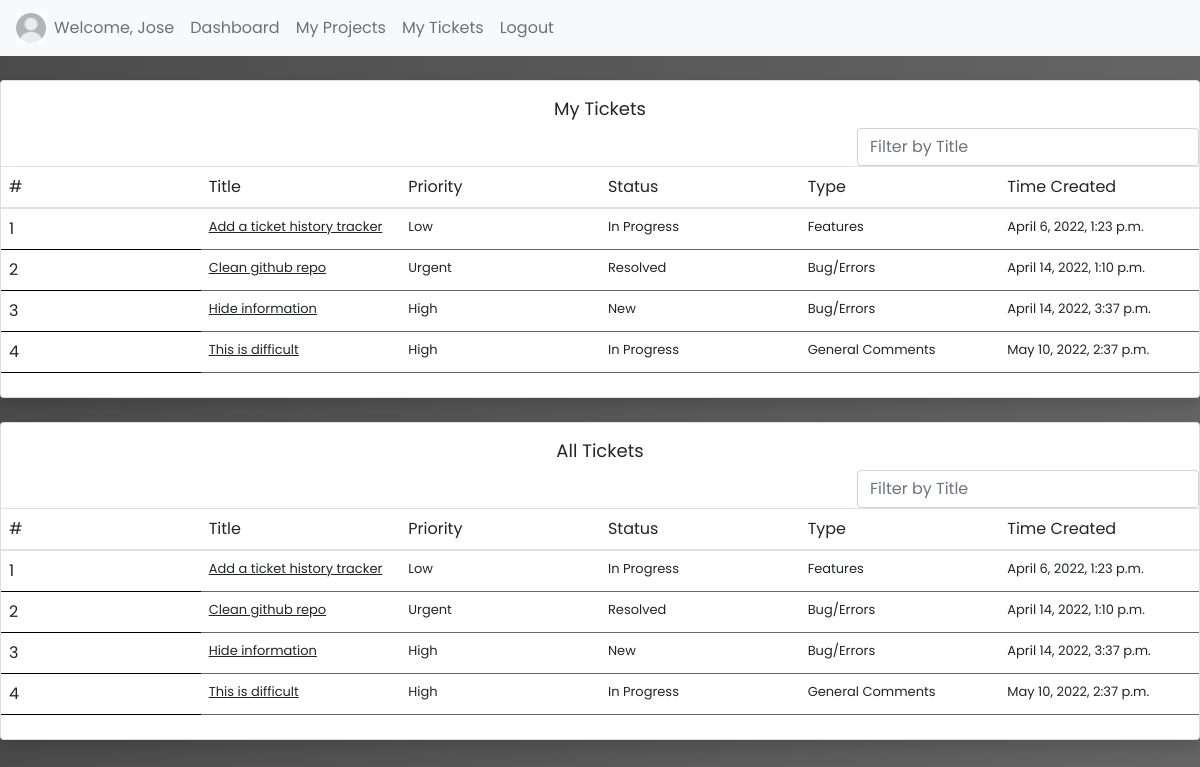
The page /my-tickets (signed in) on the database its author committed.
### trackersite/models.py (models this page shows)
class User(AbstractUser):
    email = models.EmailField(blank=True, max_length=254, verbose_name='email address', unique=True)
    class Role(models.TextChoices):
        DEV = "Developer", "Developer"
        MANG = "Manager", "Manager"
        ADMN = "Admin", "Admin"
    role = models.CharField(max_length=9, choices=Role.choices, default=Role.DEV)
    image = models.ImageField(upload_to='covers', default='covers/pfp1.jpg')
    demo_user = models.BooleanField(default=False)

class Ticket(models.Model):
    project = models.ForeignKey(Project, on_delete=models.CASCADE)
    title = models.CharField(max_length=30)
    submitter = models.ForeignKey(User, on_delete=models.CASCADE)
    desc = models.TextField(max_length=400)
    class Priority(models.TextChoices):
        LOW = "Low",
        MEDIUM = "Medium",
        HIGH = "High",
        URGENT = "Urgent",
    priority = models.CharField(max_length=6, choices=Priority.choices, default=Priority.LOW)
    class Status(models.TextChoices):
        NEW = "New",
        OPEN = "Open",
        RSLVD = "Resolved",
        PRGRS = "In Progress",
    status = models.CharField(max_length=11, choices=Status.choices, default=Status.NEW)
    timestamp = models.DateTimeField(auto_now_add=True)
    class Types(models.TextChoices):
        BUGS = "Bug/Errors",
        FEAT = "Features",
        COMM = "General Comments",
    type = models.CharField(max_length=16, choices=Types.choices, default=Types.BUGS)
    assigned_to = models.ForeignKey(User, on_delete=models.SET_NULL, null=True, related_name="assigned_user")

### trackersite/views.py (the view)
# urls.py: path("my-tickets", views.tickets, name="my_tickets"),
@login_required
def tickets(request):
    myTickets = models.Ticket.objects.filter(Q(submitter_id = request.user.id) | Q(assigned_to = request.user.id)).order_by('timestamp')
    allTickets = models.Ticket.objects.filter().order_by('timestamp')
    return render(request, 'trackersite/my_tickets.html', {
        "tickets": myTickets, "allTickets": allTickets,
    })

### trackersite/templates/trackersite/my_tickets.html
{% extends 'trackersite/layout.html' %}
{% block body_class %}gbody page-top{% endblock %}
{% block body %}
<br><div class="card shadow border-start-primary py-2">
    <div style="justify-content:center; display: flex; padding: 0.5%; font-size: large;">My Tickets</div>
    <div class="form-inline" style="justify-content: right;">
        <input class="form-control" type="search" placeholder="Filter by Title" aria-label="Search" id="searchBar1" onkeyup="search_names('searchBar1', 'titles1')">
    </div>
    <div>
        <table class="table projects">
            <thead>
                <tr>
                <th scope="col">#</th>
                <th scope="col">Title</th>
                <th scope="col">Priority</th>
                <th scope="col">Status</th>
                <th scope="col">Type</th>
                <th scope="col">Time Created</th>
                </tr>
            </thead>
            <tbody>
                {% for ticket in tickets %}
                <tr>
                    <th scope="row">{{ forloop.counter }}</th>
                    <td><a class="titles1 hlink" href="{% url 'load_ticket' ticket.id %}" >{{ticket.title}}</a></td>
                    <td>{{ticket.priority}}</td>
                    <td>{{ticket.status}}</td>
                    <td>{{ticket.type}}</td>
                    <td>{{ticket.timestamp}}</td>
                </tr>
                {% endfor %}
    </tbody>
        </table>
    </div>
</div>
<br><div class="card shadow border-start-primary py-2">
    <div style="justify-content:center; display: flex; padding: 0.5%; font-size: large;">All Tickets</div>
    <div class="form-inline" style="justify-content: right;">
        <input class="form-control" type="search" placeholder="Filter by Title" aria-label="Search" id="searchBar2" onkeyup="search_names('searchBar2', 'titles2')">
    </div>
    <div>
        <table class="table projects">
            <thead>
                <tr>
                <th scope="col">#</th>
                <th scope="col">Title</th>
                <th scope="col">Priority</th>
                <th scope="col">Status</th>
                <th scope="col">Type</th>
                <th scope="col">Time Created</th>
                </tr>
            </thead>
            <tbody>
                {% for ticket in allTickets %}
                <tr>
                    <th scope="row">{{ forloop.counter }}</th>
                    <td><a class="titles2 hlink" href="{% url 'load_ticket' ticket.id %}" >{{ticket.title}}</a></td>
                    <td>{{ticket.priority}}</td>
                    <td>{{ticket.status}}</td>
                    <td>{{ticket.type}}</td>
                    <td>{{ticket.timestamp}}</td>
                </tr>
                {% endfor %}
    </tbody>
        </table>
    </div>
</div>
{% endblock %}

### trackersite/templates/trackersite/layout.html (shortened to what this page needs)
{% load static %}
<!DOCTYPE html>
<html lang="en">
    <head>
        <link rel="stylesheet" href="https://cdn.jsdelivr.net/npm/bootstrap@4.3.1/dist/css/bootstrap.min.css">
        <link href="https://cdn.jsdelivr.net/npm/bootstrap@5.1.3/dist/css/bootstrap.min.css" rel="stylesheet">
        <link rel="stylesheet" href="{% static 'trackersite/style.css' %}">
    </head>
    <body class="gbody {% block body_class %}{% endblock %}">
        <nav class="navbar navbar-expand-lg navbar-light bg-light customNav">
          <div><img src="{{user.image.url}}" alt="Pfp" style="height: 30px; width: 30px;"></div>
          <div class="collapse navbar-collapse" id="sitetoggle">
            <ul class="navbar-nav mr-auto mt-2 mt-lg-0">
              <li class="nav-item">
                <a class="nav-link" href="{% url 'load_user' user.username %}">Welcome, {{user.username}}</a>
              </li>
              <li class="nav-item">
                <a class="nav-link" href="{% url 'index' %}">Dashboard</a>
              </li>
              <li class="nav-item">
                <a class="nav-link" href="{% url 'my_projects' %}">My Projects</a>
              </li>
              <li class="nav-item">
                <a class="nav-link" href="{% url 'my_tickets' %}">My Tickets</a>
              </li>
              <li class="nav-item">
                <a class="nav-link" href="{% url 'logout' %}">Logout</a>
              </li>
            </ul>
          </div>
        </nav>
        {% block body %}
        {% endblock %}
    </body>
</html>

### trackersite/static/trackersite/style.css (style rules this page uses)
* { margin: 0; padding: 0; box-sizing: border-box; font-family: 'Poppins', sans-serif }
body { background-color: #ffffff; }
.gbody { background: rgb(75,75,75); background: -moz-linear-gradient(left, rgba(75,75,75,1) 0%, rgb(101, 101, 101) 100%); background: -webkit-linear-gradient(left, rgba(75,75,75,1) 0%,rgba(101,101,101,1) 100%); background: linear-gradient(to right, rgba(75,75,75,1) 0%,rgba(101,101,101,1) 100%); }
th { font-weight: normal; }
.customNav { background-color: #e6e6e6; }
table.projects { border-collapse: collapse; border-spacing: 0px; table-layout: fixed; }
table.projects tr th { font-size: medium; }
table.projects tr td { border-bottom: 1px solid #656565; }
table { border-spacing: 0px; }
table tbody tr { border-bottom: 1pt solid black; }
table tbody { font-size: small; }
.hlink { color: #212529; font-weight: normal; }

### rows shown on the page
User: image (picture), username "Jose"
Ticket: title "Add a ticket history tracker", priority "Low", status "In Progress", type "Features", timestamp "April 6, 2022, 1:23 p.m."
Ticket: title "Clean github repo", priority "Urgent", status "Resolved", type "Bug/Errors", timestamp "April 14, 2022, 1:10 p.m."
Ticket: title "Hide information", priority "High", status "New", type "Bug/Errors", timestamp "April 14, 2022, 3:37 p.m."
Ticket: title "This is difficult", priority "High", status "In Progress", type "General Comments", timestamp "May 10, 2022, 2:37 p.m."
